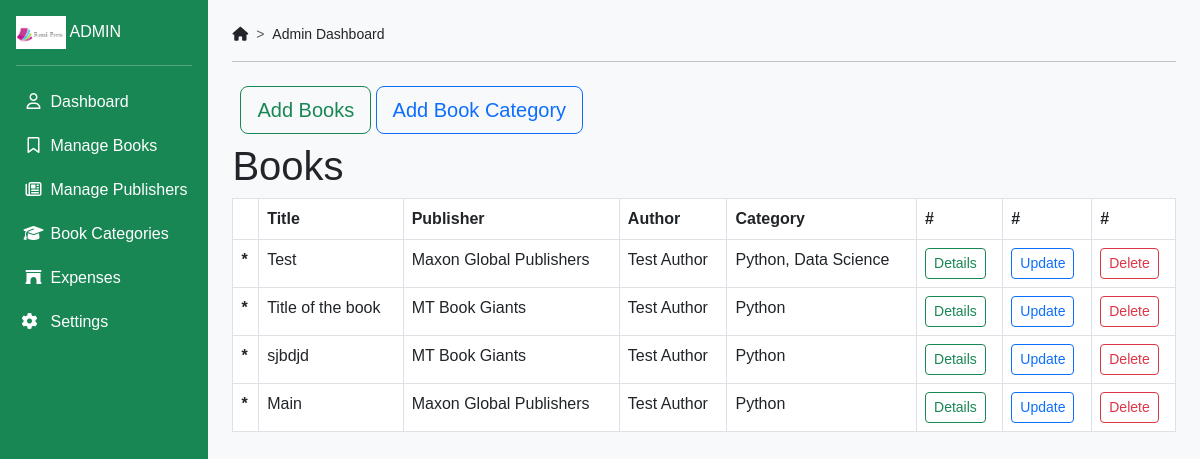
The page /books/ on the database its author committed.
### main/models.py (models this page shows, shortened)
class Books(models.Model):
    book_id = models.CharField(max_length=20, primary_key=True)
    title = models.CharField(max_length=55)
    subtitle = models.CharField(max_length=55)
    authors = models.ManyToManyField(Authors, blank=False)
    publisher = models.ForeignKey(Publisher, on_delete=models.CASCADE)
    published_date = models.DateField()
    category = models.ManyToManyField(Category)

class Publisher(models.Model):
    pub_name = models.CharField(max_length=50)
    bio = models.TextField(max_length=250, blank= True)
    def __str__(self):
        return self.pub_name

class Authors(models.Model):
    name = models.CharField(max_length=100)
    country_of_origin = models.CharField(max_length=25, blank=True)
    date_born = models.DateField(blank=True)
    interests = models.CharField(max_length=255, blank=True)
    bio = models.TextField(max_length=500, blank=True)

class Category(models.Model):
    name = models.CharField(max_length=50)
    additional_info = models.TextField(max_length=250, blank=True)

### main/views.py (the view)
# urls.py: path('books/', views.BooksListView.as_view(), name='books'),
class BooksListView(generic.ListView):
    model = Books
    context_object_name = 'books'
    template_name = 'main/books.html'

### templates/main/books.html
{% extends './dashboard.html'%}
{% block content %}
<div class="container-fluid p-2">
  <a type="button" class="btn btn-outline-success btn-lg btn-block" href="{%url 'add_books'%}">Add Books </a>
  <a type="button" class="btn btn-outline-primary btn-lg btn-block" href="{%url 'add_category'%}">Add Book Category</a>
</div>
<h1>Books</h1>
{% if books %}
<table class="table table-bordered">
  <thead class="thead-dark">
    <tr>
      <th scope="col"></th>
      <th scope="col">Title</th>
      <th scope="col">Publisher</th>
      <th scope="col">Author</th>
      <th scope="cole">Category</th>
      <th scope="cole">#</th>
      <th scope="cole">#</th>
      <th scope="cole">#</th>
    </tr>
  </thead>
  {% for book in books %}
  <tbody>
    <tr>
      <th scope="row">*</th>
      <td>{{book.title}}</td>
      <td>{{book.publisher}}</td>
      <td>
        {% for author in book.authors.all %}
            {{ author.name }}{% if not forloop.last %}, {% endif %}
        {% endfor %}
      </td>
      <td>
        {% for genre in book.category.all %}
            {{ genre.name }}{% if not forloop.last %}, {% endif %}
        {% endfor %}
      </td>
      <td><a href="{% url 'book_details' pk=book.pk %}" class="btn btn-outline-success btn-sm btn-block">Details</a></td>
      <td><a href="{% url 'update_book' book.book_id%}" class="btn btn-outline-primary btn-sm btn-block">Update</a></td>
      <td><a href="{% url 'delete_book' book.book_id%}" class="btn btn-outline-danger btn-sm btn-block">Delete</a></td>
    </tr>
  </tbody>
  {% endfor %}
</table>
{% else %}
<p>There are no books available.</p>
{% endif %}
{% endblock %}

### static/css/style.css (style rules this page uses)
html, body { height: 100%; font-family: 'Ubuntu', sans-serif; }

### rows shown on the page
Books: title "Test", publisher "Maxon Global Publishers"
Authors: name "Test Author"
Category: name "Python"
Category: name "Data Science"
Books: title "Title of the book", publisher "MT Book Giants"
Books: title "sjbdjd", publisher "MT Book Giants"
Books: title "Main", publisher "Maxon Global Publishers"
